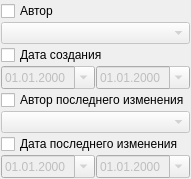
                    <widget class="QWidget" name="scrollAreaWidgetContents_10">
                     <property name="geometry">
                      <rect>
                       <x>0</x>
                       <y>0</y>
                       <width>174</width>
                       <height>158</height>
                      </rect>
                     </property>
                     <layout class="QGridLayout" name="gridLayout_59">
                      <property name="margin">
                       <number>1</number>
                      </property>
                      <property name="spacing">
                       <number>1</number>
                      </property>
                      <item row="2" column="0" colspan="2">
                       <widget class="QCheckBox" name="chkFilterExpertCreateDateMC">
                        <property name="text">
                         <string>Дата создания</string>
                        </property>
                       </widget>
                      </item>
                      <item row="3" column="0">
                       <widget class="CDateEdit" name="edtFilterExpertBegCreateDateMC">
                        <property name="enabled">
                         <bool>false</bool>
                        </property>
                        <property name="sizePolicy">
                         <sizepolicy hsizetype="Ignored" vsizetype="Ignored">
                          <horstretch>0</horstretch>
                          <verstretch>0</verstretch>
                         </sizepolicy>
                        </property>
                        <property name="minimumSize">
                         <size>
                          <width>0</width>
                          <height>0</height>
                         </size>
                        </property>
                        <property name="maximumSize">
                         <size>
                          <width>16777215</width>
                          <height>16777215</height>
                         </size>
                        </property>
                        <property name="displayFormat">
                         <string notr="true">dd.MM.yyyy</string>
                        </property>
                        <property name="calendarPopup">
                         <bool>true</bool>
                        </property>
                       </widget>
                      </item>
                      <item row="3" column="1">
                       <widget class="CDateEdit" name="edtFilterExpertEndCreateDateMC">
                        <property name="enabled">
                         <bool>false</bool>
                        </property>
                        <property name="minimumSize">
                         <size>
                          <width>0</width>
                          <height>0</height>
                         </size>
                        </property>
                        <property name="maximumSize">
                         <size>
                          <width>16777215</width>
                          <height>16777215</height>
                         </size>
                        </property>
                        <property name="displayFormat">
                         <string notr="true">dd.MM.yyyy</string>
                        </property>
                        <property name="calendarPopup">
                         <bool>true</bool>
                        </property>
                       </widget>
                      </item>
                      <item row="4" column="0" colspan="2">
                       <widget class="QCheckBox" name="chkFilterExpertModifyPersonMC">
                        <property name="text">
                         <string>Автор последнего изменения</string>
                        </property>
                       </widget>
                      </item>
                      <item row="6" column="0" colspan="2">
                       <widget class="QCheckBox" name="chkFilterExpertModifyDateMC">
                        <property name="text">
                         <string>Дата последнего изменения</string>
                        </property>
                       </widget>
                      </item>
                      <item row="7" column="0">
                       <widget class="CDateEdit" name="edtFilterExpertBegModifyDateMC">
                        <property name="enabled">
                         <bool>false</bool>
                        </property>
                        <property name="sizePolicy">
                         <sizepolicy hsizetype="Ignored" vsizetype="Ignored">
                          <horstretch>0</horstretch>
                          <verstretch>0</verstretch>
                         </sizepolicy>
                        </property>
                        <property name="minimumSize">
                         <size>
                          <width>0</width>
                          <height>0</height>
                         </size>
                        </property>
                        <property name="maximumSize">
                         <size>
                          <width>16777215</width>
                          <height>16777215</height>
                         </size>
                        </property>
                        <property name="displayFormat">
                         <string notr="true">dd.MM.yyyy</string>
                        </property>
                        <property name="calendarPopup">
                         <bool>true</bool>
                        </property>
                       </widget>
                      </item>
                      <item row="8" column="0" colspan="2">
                       <spacer>
                        <property name="orientation">
                         <enum>Qt::Vertical</enum>
                        </property>
                        <property name="sizeHint" stdset="0">
                         <size>
                          <width>84</width>
                          <height>181</height>
                         </size>
                        </property>
                       </spacer>
                      </item>
                      <item row="7" column="1">
                       <widget class="CDateEdit" name="edtFilterExpertEndModifyDateMC">
                        <property name="enabled">
                         <bool>false</bool>
                        </property>
                        <property name="minimumSize">
                         <size>
                          <width>0</width>
                          <height>0</height>
                         </size>
                        </property>
                        <property name="maximumSize">
                         <size>
                          <width>16777215</width>
                          <height>16777215</height>
                         </size>
                        </property>
                        <property name="displayFormat">
                         <string notr="true">dd.MM.yyyy</string>
                        </property>
                        <property name="calendarPopup">
                         <bool>true</bool>
                        </property>
                       </widget>
                      </item>
                      <item row="1" column="0" colspan="2">
                       <widget class="CPersonComboBoxEx" name="cmbFilterExpertCreatePersonMC">
                        <property name="enabled">
                         <bool>false</bool>
                        </property>
                       </widget>
                      </item>
                      <item row="0" column="0" colspan="2">
                       <widget class="QCheckBox" name="chkFilterExpertCreatePersonMC">
                        <property name="text">
                         <string>Автор</string>
                        </property>
                       </widget>
                      </item>
                      <item row="5" column="0" colspan="2">
                       <widget class="CPersonComboBoxEx" name="cmbFilterExpertModifyPersonMC">
                        <property name="enabled">
                         <bool>false</bool>
                        </property>
                       </widget>
                      </item>
                     </layout>
                    </widget>
